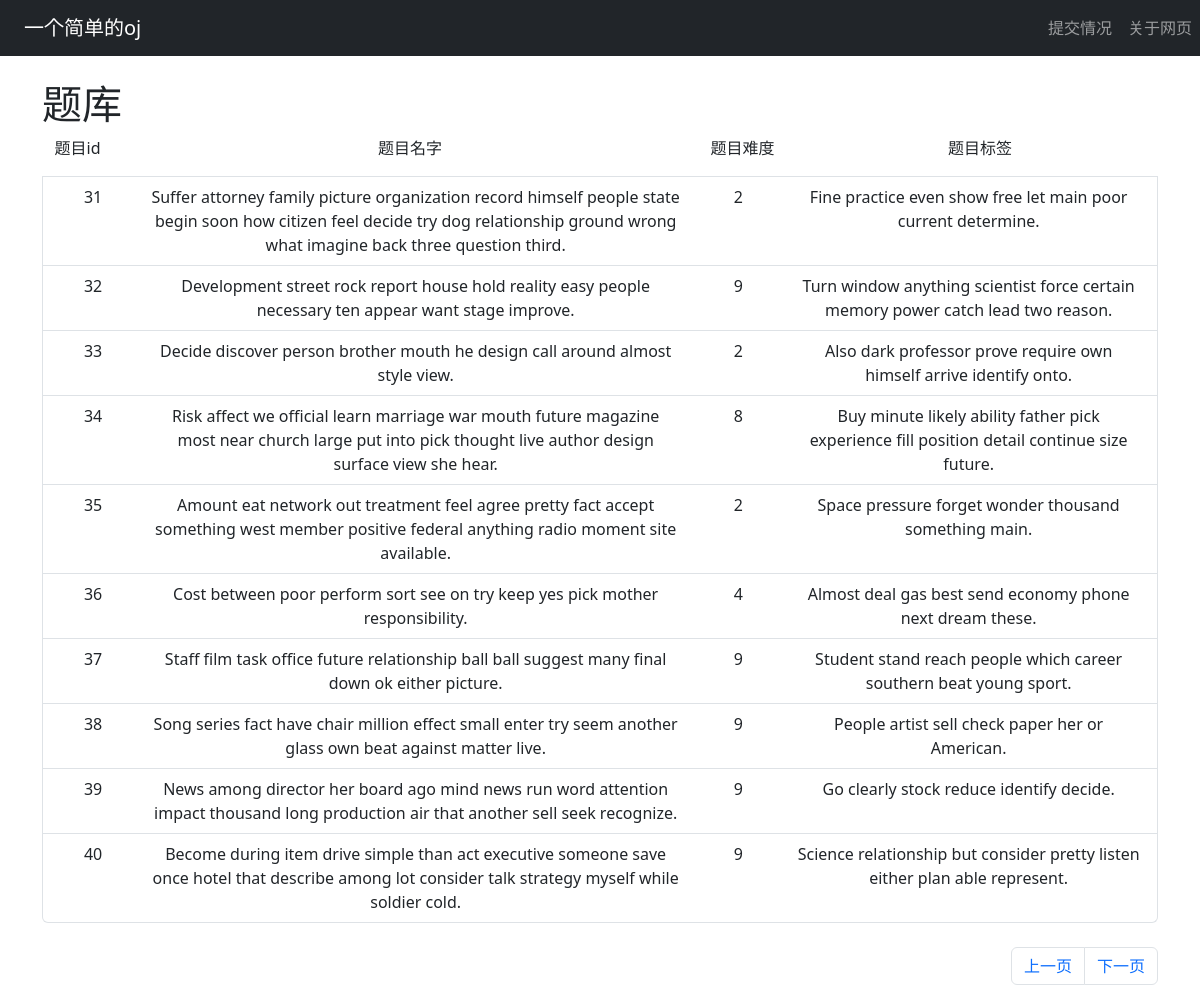
/?page=4, run on the app's committed database.
### oj/models.py (models this page shows)
class Problem(db.Model):
    id = db.Column(db.Integer, primary_key=True)
    title = db.Column(db.String(20), nullable=False)
    description = db.Column(db.Text, nullable=False)
    difficulty = db.Column(db.Integer, nullable=False)
    category = db.Column(db.String(10), nullable=False)
    input_sample = db.Column(db.Text, nullable=False)
    output_sample = db.Column(db.Text, nullable=False)
    __table_args__ = (
        db.Index('idx_category','category'),
        db.Index('idx_difficulty','difficulty'),
        db.Index('idx_title','title'),
    )

### oj/views.py (the view)
@oj.route('/', methods=['POST','GET'])
def index():
    page = request.args.get('page',1,type=int)
    problems = Problem.query.paginate(page=page,per_page=10,error_out=False)
    return render_template('index.html',problems=problems)

### oj/templates/index.html (shortened to what this page needs)
{% extends "base.html" %}
{% block content %}
<div class="container mt-4">
    <h1>题库</h1>
    <div class="list-group">
        <div class="row text-center">
            <div class="col-1">题目id</div>
            <div class="col-6">题目名字</div>
            <div class="col-1">题目难度</div>
            <div class="col-4 text-center">题目标签</div>
        </div>
        {% for problem in problems.items %}
            <a href="{{url_for('detail',id=problem.id)}}" class="list-group-item list-group-item-action">
                <div class="row text-center">
                    <div class="col-1">{{ problem.id }}</div>
                    <div class="col-6">{{ problem.title }}</div>
                    <div class="col-1">{{ problem.difficulty }}</div>
                    <div class="col-4">{{ problem.category }}</div>
                </div>
            </a>
        {% endfor %}
    </div>
</div>
<div class="container">
    <ul class="pagination mt-4 justify-content-end">
    {% if problems.has_prev %}
    <li class="page-item"><a href="{{ url_for('index', page=problems.prev_num )}}" class="page-link">上一页</a></li>
    {% endif %}
    {% if problems.has_next %}
    <li class="page-item"><a href="{{ url_for('index', page=problems.next_num )}}" class="page-link">下一页</a></li>
    {% endif %}
    </ul>
</div>
{% endblock %}

### data on the page
Problem: id "31", title "Suffer attorney family picture organization record himself people state begin soon how citizen feel decide try dog relationship ground wrong what imagine back three question third.", difficulty "2", category "Fine practice even show free let main poor current determine."
Problem: id "32", title "Development street rock report house hold reality easy people necessary ten appear want stage improve.", difficulty "9", category "Turn window anything scientist force certain memory power catch lead two reason."
Problem: id "33", title "Decide discover person brother mouth he design call around almost style view.", difficulty "2", category "Also dark professor prove require own himself arrive identify onto."
Problem: id "34", title "Risk affect we official learn marriage war mouth future magazine most near church large put into pick thought live author design surface view she hear.", difficulty "8", category "Buy minute likely ability father pick experience fill position detail continue size future."
Problem: id "35", title "Amount eat network out treatment feel agree pretty fact accept something west member positive federal anything radio moment site available.", difficulty "2", category "Space pressure forget wonder thousand something main."
Problem: id "36", title "Cost between poor perform sort see on try keep yes pick mother responsibility.", difficulty "4", category "Almost deal gas best send economy phone next dream these."
Problem: id "37", title "Staff film task office future relationship ball ball suggest many final down ok either picture.", difficulty "9", category "Student stand reach people which career southern beat young sport."
Problem: id "38", title "Song series fact have chair million effect small enter try seem another glass own beat against matter live.", difficulty "9", category "People artist sell check paper her or American."
Problem: id "39", title "News among director her board ago mind news run word attention impact thousand long production air that another sell seek recognize.", difficulty "9", category "Go clearly stock reduce identify decide."
Problem: id "40", title "Become during item drive simple than act executive someone save once hotel that describe among lot consider talk strategy myself while soldier cold.", difficulty "9", category "Science relationship but consider pretty listen either plan able represent."
